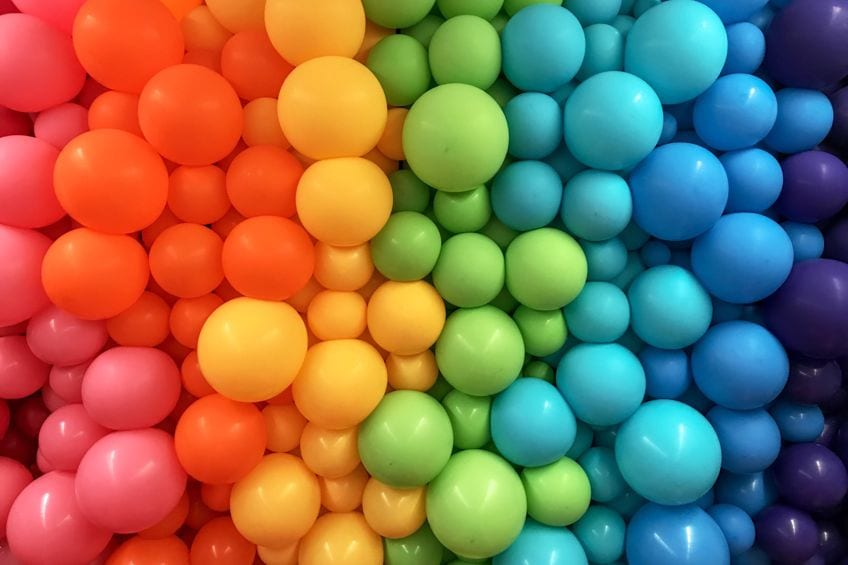
#> input picture images/balloon.jpg, 848 x 565 px
$ python segment_threshold.py
#> lines starting #> are read from the running program, lines starting #| are printed output that depends on the picture; after the words box and inside, x2 and y2 are one past the last pixel; in counts of white or black regions, pixels touching at a corner belong together
#Segment an image using thresholding technique
import cv2
import numpy as np
import random
image=cv2.imread("../images/balloon.jpg",0)
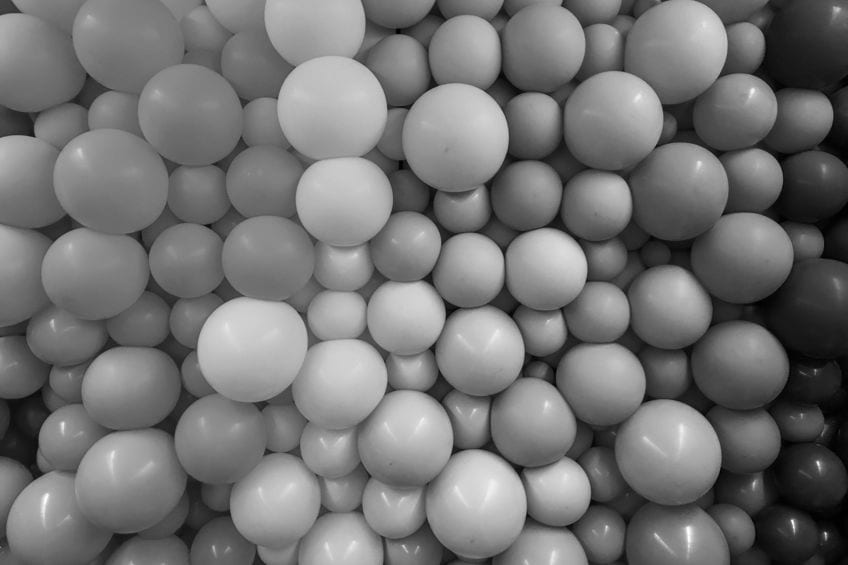
#> image: shape (565, 848); min 0, max 255, mean 114.4
image=cv2.resize(image,(848,565))
cv2.imshow("Original image",image)
ret,thresh=cv2.threshold(image,120,255,cv2.THRESH_BINARY)
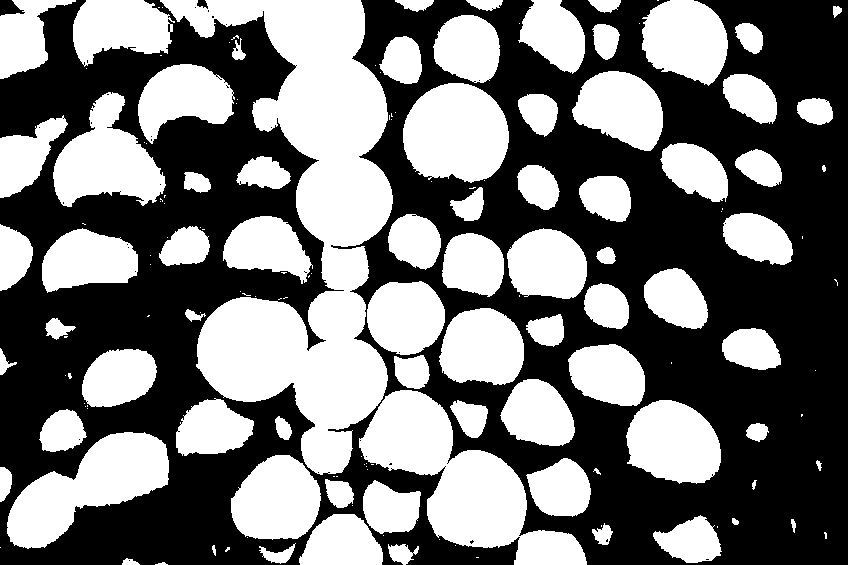
#> thresh: shape (565, 848); 46.3% white; 154 white regions (76 under 20 px), largest, box (x1, y1, x2, y2) and area: (160, 0, 393, 475) 46824, (359, 390, 587, 565) 15663, (7, 432, 169, 549) 9421
cv2.imshow("Gaussian noise",thresh)
cv2.waitKey(0)

$ run again, with images/bw lion.jpg copied over images/balloon.jpg
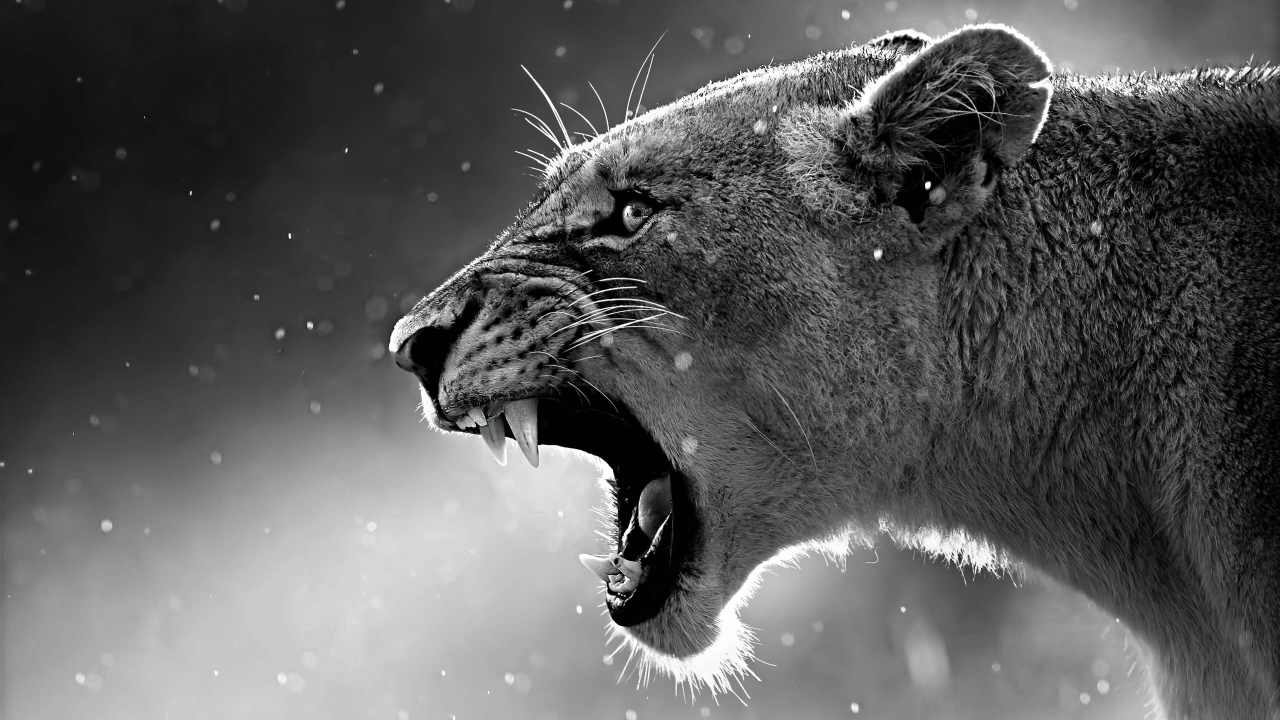
#> input picture images/bw lion.jpg, 3840 x 2160 px (shown at 1/3 size)
#> `image=cv2.resize(image,(848,565))`:
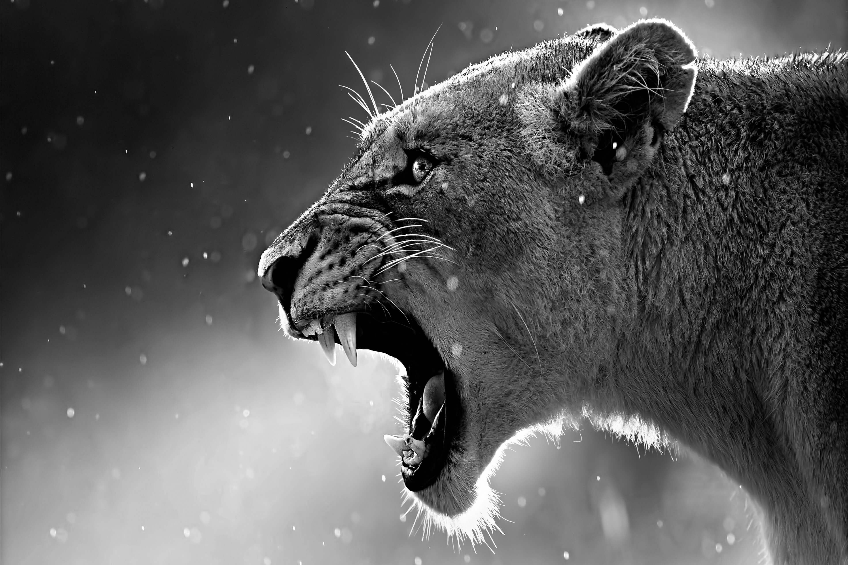
#> image: shape (565, 848); min 0, max 255, mean 90.9
#> `ret,thresh=cv2.threshold(image,120,255,cv2.THRESH_BINARY)`:
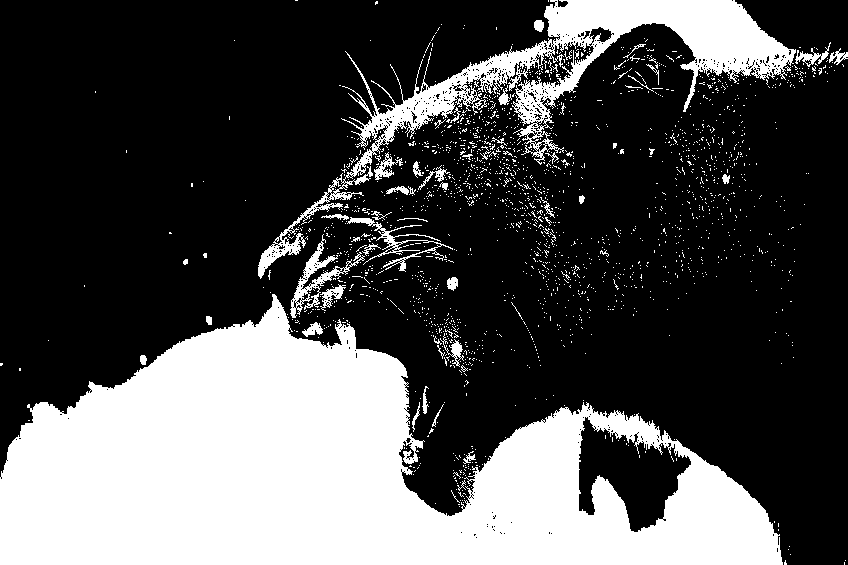
#> thresh: shape (565, 848); 30.8% white; 1966 white regions (1913 under 20 px), largest, box (x1, y1, x2, y2) and area: (0, 294, 783, 565) 117523, (258, 0, 796, 279) 20385, (290, 234, 365, 318) 1191

$ run again, with images/cocktail.jpg copied over images/balloon.jpg
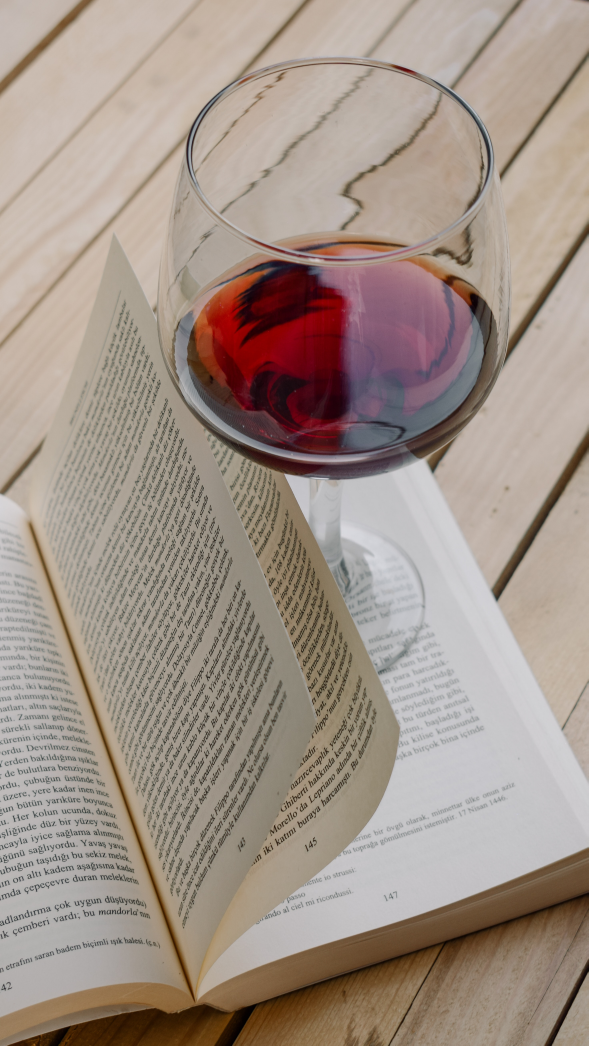
#> input picture images/cocktail.jpg, 2941 x 5228 px (shown at 1/5 size)
#> `image=cv2.resize(image,(848,565))`:
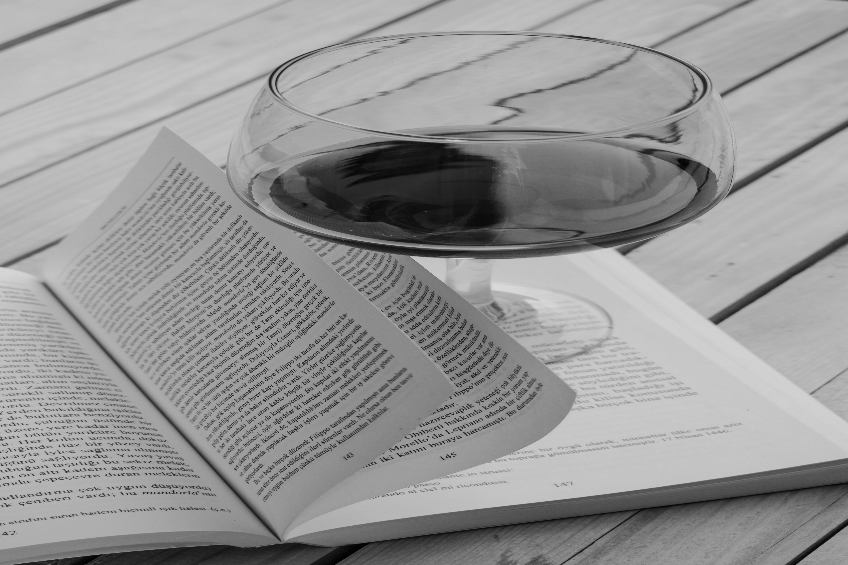
#> image: shape (565, 848); min 0, max 218, mean 150.4
#> `ret,thresh=cv2.threshold(image,120,255,cv2.THRESH_BINARY)`:
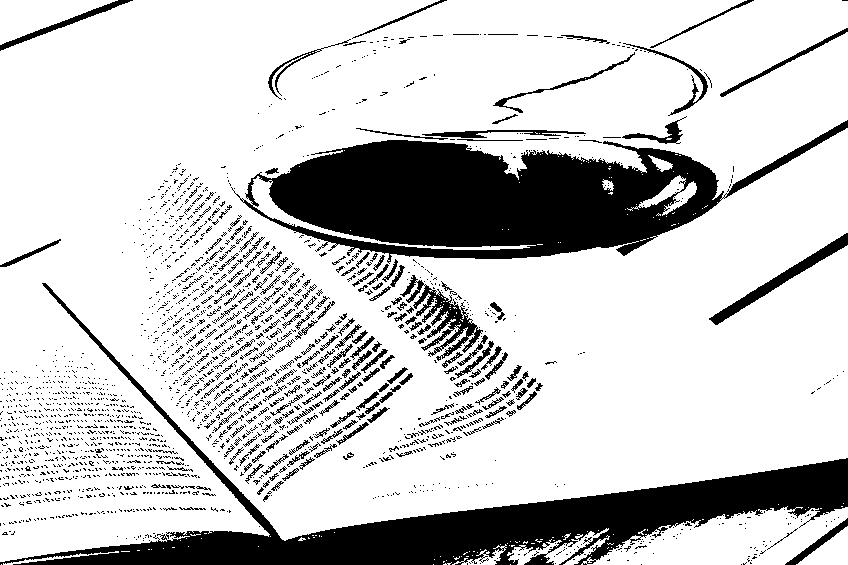
#> thresh: shape (565, 848); 79.2% white; 1977 black regions (1705 under 20 px), largest, box (x1, y1, x2, y2) and area: (231, 120, 848, 264) 40053, (0, 283, 848, 565) 32787, (400, 275, 483, 361) 2009
